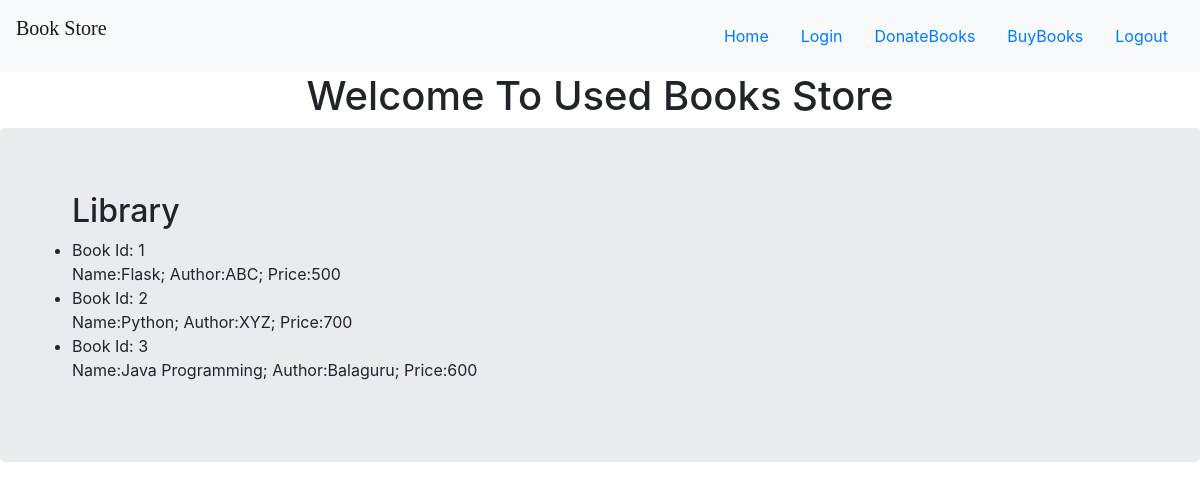
The app's page /, older data.
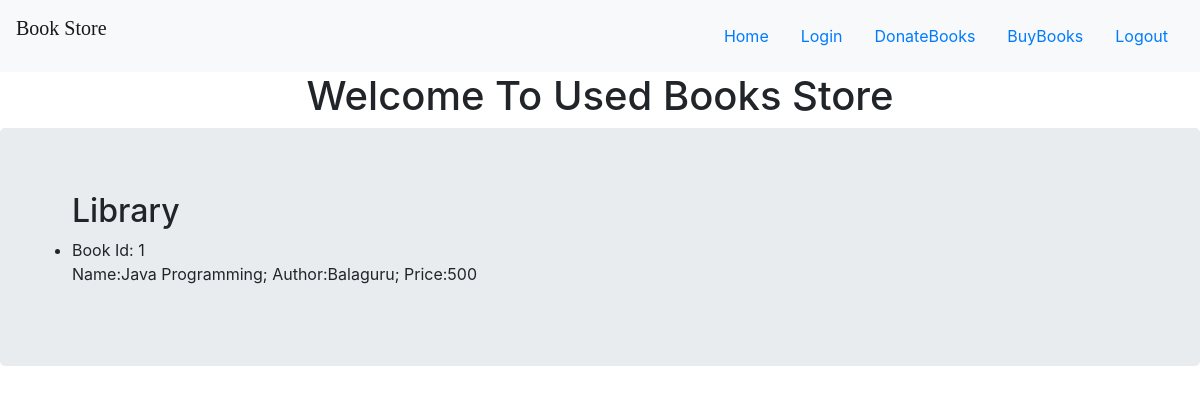
The same page, newer data.
### book/models.py (models this page shows, shortened)
class Book(db.Model):
    __tablename__ = "books"
    id = db.Column(db.Integer,primary_key = True)
    name = db.Column(db.Text)
    author = db.Column(db.Text)
    price = db.Column(db.Integer)
    def __repr__(self):
        return (f"Name:{self.name}; Author:{self.author}; Price:{self.price}")

### app.py (the view)
@app.route('/')
def index():
    books = Book.query.all()
    return render_template('home.html',books=books)

### book/templates/home.html
{% extends "base.html" %}
{% block content %}
<div class="jumbotron">
  <ul>
      <h2>Library</h2>
      {% for book in books %}
      <li>Book Id: {{book.id}} <br> {{book}}</li>
      {% endfor %}
  </ul>
  </div>
{% endblock %}

### book/templates/base.html (shortened to what this page needs)
<!DOCTYPE html>
<html>
    <head lang="en" dir="ltr">
    <link rel="stylesheet" href="https://maxcdn.bootstrapcdn.com/bootstrap/4.0.0/css/bootstrap.min.css">
    </head>
    <body>
        <nav class="navbar navbar-light bg-light ">
            <a class="navbar-brand" href="{{url_for('index')}}"><p style="font-family:Verdana">Book Store</p></a>
              <ul class="nav justify-content-end">
                <li class="nav-item active">
                  <a class="nav-link" href="{{url_for('index')}}">Home <span class="sr-only">(current)</span></a>
                </li>
                <li class="nav-item">
                  <a class="nav-link" href="{{url_for('login')}}">Login</a>
                </li>
                <li class="nav-item">
                  <a class="nav-link" href="{{ url_for('add') }}">DonateBooks</a>
                </li>
                <li class="nav-item">
                  <a class="nav-link" href="{{ url_for('delete') }}">BuyBooks</a>
                </li>
                <li class="nav-item">
                  <a class="nav-link" href="{{url_for('logout')}}">Logout</a>
                </li>
              </ul>
            </nav>
          <div class="container">
            <div class="row">
              <div class="col-sm">
              </div>
              <div class=".col-xl-">
                <h1>Welcome To Used Books Store</h1>
              </div>
              <div class="col-sm">
              </div>
            </div>
          </div>
        {% block content %}
        {% endblock %}
    </body>
</html>

Row changes from the older to the newer data that the page shows:
removed Book: id "2", name+author+price "Name:Python; Author:XYZ; Price:700"
removed Book: id "3", name+author+price "Name:Java Programming; Author:Balaguru; Price:600"
changed Book id 1: name+author+price "Name:Flask; Author:ABC; Price:500" → "Name:Java Programming; Author:Balaguru; Price:500"
